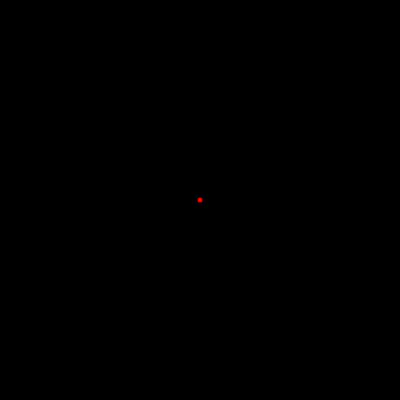
Frame 1 (no input)
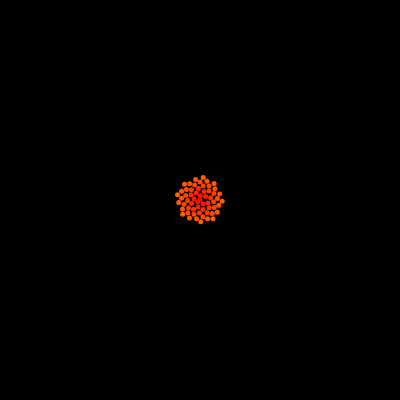
Frame 60 (no input)
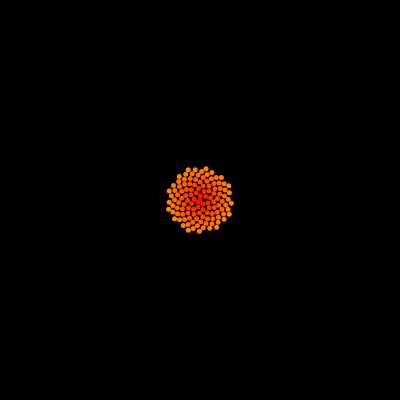
Frame 120 (the mouse pressed at the canvas centre since frame 60)

The p5.js sketch that drew these frames (run headless with seeded random() and noise() and a simulated clock; from frame 60 on, the mouse is pressed at the canvas centre):

// p5.js sketch
// ── sketch.js

var angle = 2.4;
var c = 3;
var nmax = 4000;
var n;

function setup() {
	createCanvas(400, 400);
	background(0);
	r = 0;
	n = 0;
}

function draw() {
	var x, y;
	var r, phi;
	translate(width/2, height/2);
	noStroke();
	colorMode(HSB);
	
	if (n < nmax) {
		r = rEval(n);
		phi = phiEval(n);
		x = r * cos(phi);
		y = r * sin(phi);
		fill(r % 256, 255, 255);
		ellipse(x, y, 5, 5);
	}
	
	n += 1;
}

function phiEval(n) {
	return n * angle
}

function rEval(n) {
	return c * sqrt(n)
}
